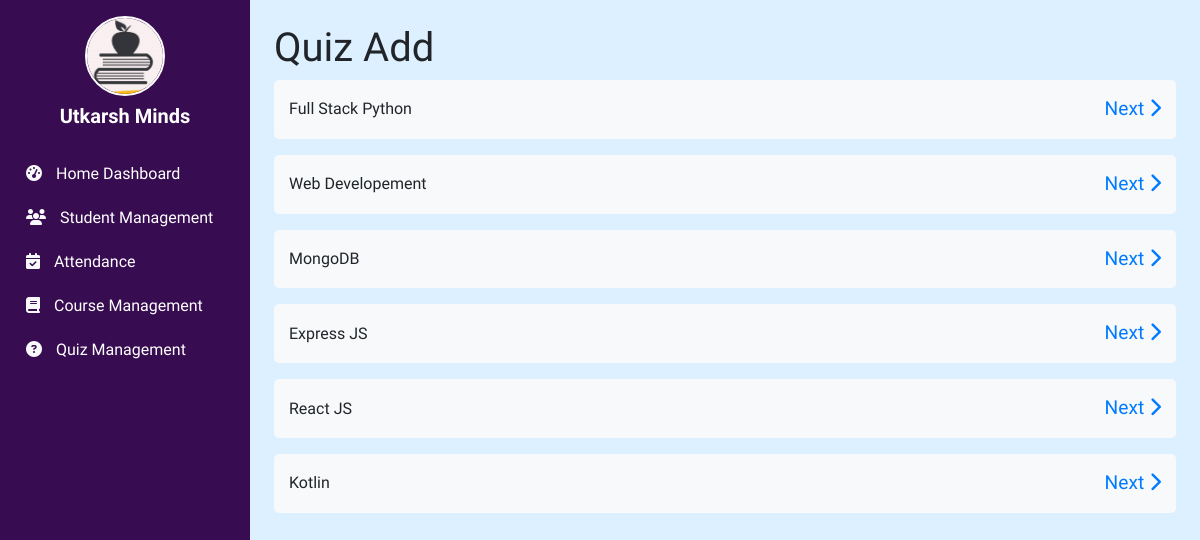
Before: /quizmgt/quiz_add with the older database file.
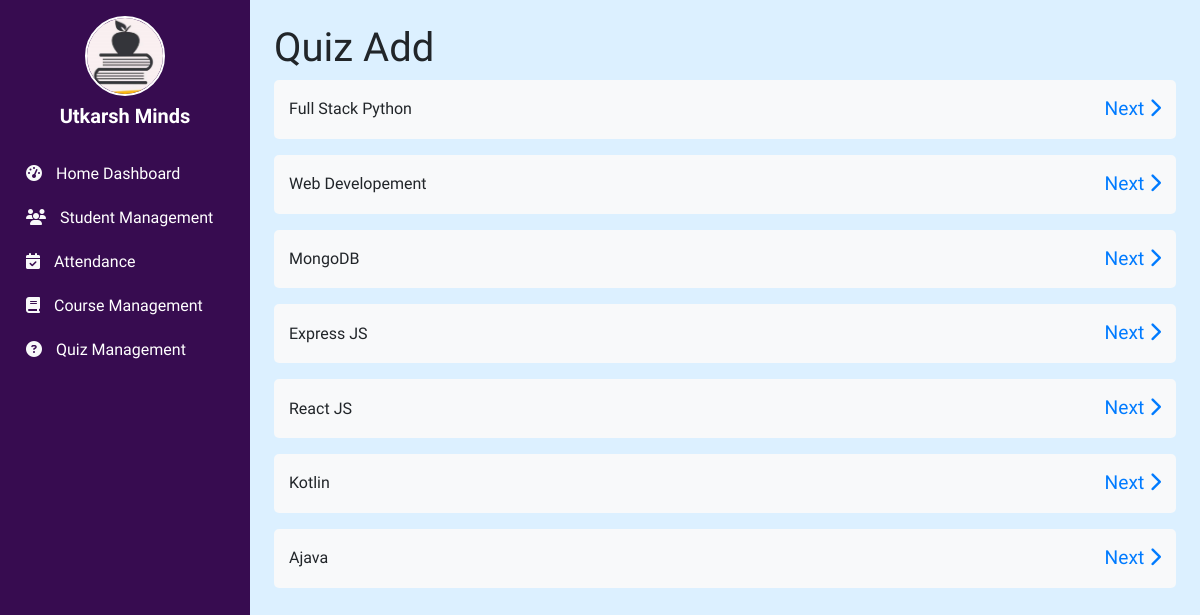
After: the same page with the newer database file.
### coursemgt/models.py (models this page shows)
class Course(models.Model):
    c_id = models.TextField(primary_key=True)
    cname = models.CharField(max_length=255)
    cduration = models.IntegerField()
    def __str__(self):
        return self.cname

### quizmgt/views.py (the view)
# urls.py: path("quiz_add", views.quiz_add, name="quiz_add"),
def quiz_add(request):
    courses = Course.objects.all()
    return render(request, "quizmgt/quiz_add.html",{'courses':courses})

### dump/quizmgt/templates/quizmgt/quiz_add.html (shortened to what this page needs)
{% extends "base.html" %}
{% block body %}
<h1>Quiz Add</h1>
<div class="list-group">
    {% for c in courses %}
    <div class="d-flex justify-content-between align-items-center mb-3 course-list-item">
        <span>{{c}}</span>
        <a href="/quizmgt/subject_select/{{ c.c_id }}" class="next-btn">
            Next <i class="fa-solid fa-chevron-right"></i>
        </a>
    </div>
    {% endfor %}
</div>
{% endblock body %}

Changed rows visible on the page:
added Course: cname "Ajava"
